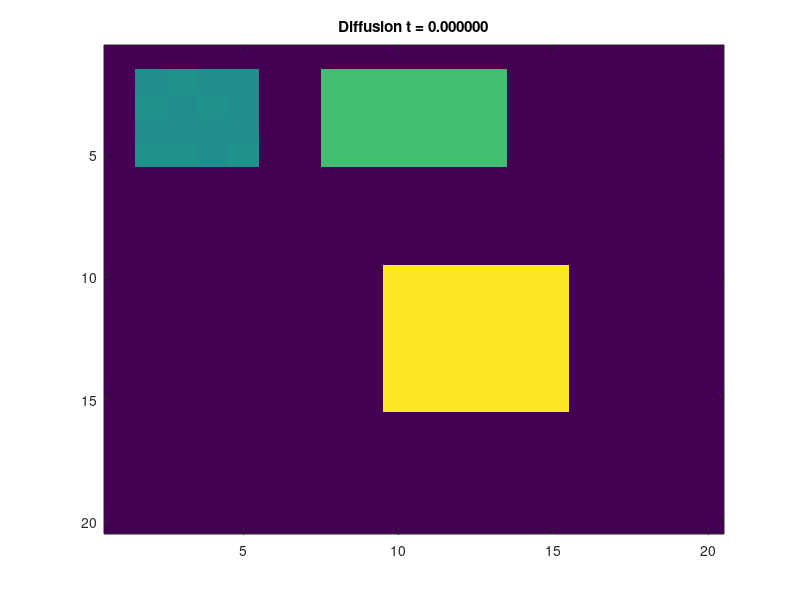

MATLAB code to generate this figure: (Note: this script raises an error after producing the figure.)
close all
clear,clc

N = 20;%The number of pixels along a dimension of the image
Adj = zeros(N*N, N*N);%The adjacency matrix

%Use 8 neighbors, and fill in the adjacency matrix
dx = [-1, 0, 1, -1, 1, -1, 0, 1];
dy = [-1, -1, -1, 0, 0, 1, 1, 1];
for x = 1:N
   for y = 1:N
       index = (x-1)*N + y;
       for ne = 1:length(dx)
           newx = x + dx(ne);
           newy = y + dy(ne);
           if newx > 0 && newx <= N && newy > 0 && newy <= N
               index2 = (newx-1)*N + newy;
               Adj(index, index2) = 1;
           end
       end
   end
end

%%%BELOW IS THE KEY CODE THAT COMPUTES THE SOLUTION TO THE DIFFERENTIAL
%%%EQUATION
Deg = diag(sum(Adj, 2));%Compute the degree matrix
L = Deg - Adj;%Compute the laplacian matrix in terms of the degree and adjacency matrices
[V, D] = eig(L);%Compute the eigenvalues/vectors of the laplacian matrix
D = diag(D);

%Initial condition (place a few large positive values around and
%make everything else zero)
C0 = zeros(N, N);
C0(2:5, 2:5) = 5;
C0(10:15, 10:15) = 10;
C0(2:5, 8:13) = 7;
C0 = C0(:);

C0V = V'*C0;%Transform the initial condition into the coordinate system 
%of the eigenvectors

for t = 0:0.05:5
   %Loop through times and decay each initial component
   Phi = C0V.*exp(-D*t);%Exponential decay for each component
   Phi = V*Phi;%Transform from eigenvector coordinate system to original coordinate system
   Phi = reshape(Phi, N, N);
   %Display the results and write to GIF file
   imagesc(Phi); % bar3(Phi);
   caxis([0, 10]);
   title(sprintf('Diffusion t = %3f', t));
   frame = getframe(1);
   im = frame2im(frame);
   [imind, cm] = rgb2ind(im, 256);
   if t == 0
      imwrite(imind, cm, 'out.gif', 'gif', 'Loopcount', inf, 'DelayTime', 0.5); 
   else
      imwrite(imind, cm, 'out.gif', 'gif', 'WriteMode', 'append', 'DelayTime', 0.5);
   end
end

%%%%%%%%%%%%%%%%%%%%%%%%%%%%%%%%%%%%%%%%%%%%%%%%%%%%%%%%%%%%%%%%%%%%%%%%%%%
% GCN
C0 = zeros(N, N);
C0(2:5, 2:5) = 5;
C0(10:15, 10:15) = 10;
C0(2:5, 8:13) = 7;

x = C0(:);
AA = Adj;%+eye(size(Adj));
DA = diag(sum(AA));
pr1 = AA;
pr2 = inv(DA) * AA;
pr3 = mpower(DA,-0.5) * AA * mpower(DA,-0.5);

for t = 1:50
   %Loop through times and decay each initial component
   Phi = pr3 * x;
   x = Phi;
   Phi = reshape(Phi, N, N);
   %Display the results and write to GIF file
   %imagesc(Phi);
   bar3(Phi);
   caxis([0, 10]);
   title(strcat('number of hops = ', num2str(t)));

   frame = getframe(1);
   im = frame2im(frame);
   [imind, cm] = rgb2ind(im, 256);
   if t == 1
      imwrite(imind, cm, 'out.gif', 'gif', 'Loopcount', inf, 'DelayTime', 1); 
   else
      imwrite(imind, cm, 'out.gif', 'gif', 'WriteMode', 'append', 'DelayTime', 1);
   end

end

